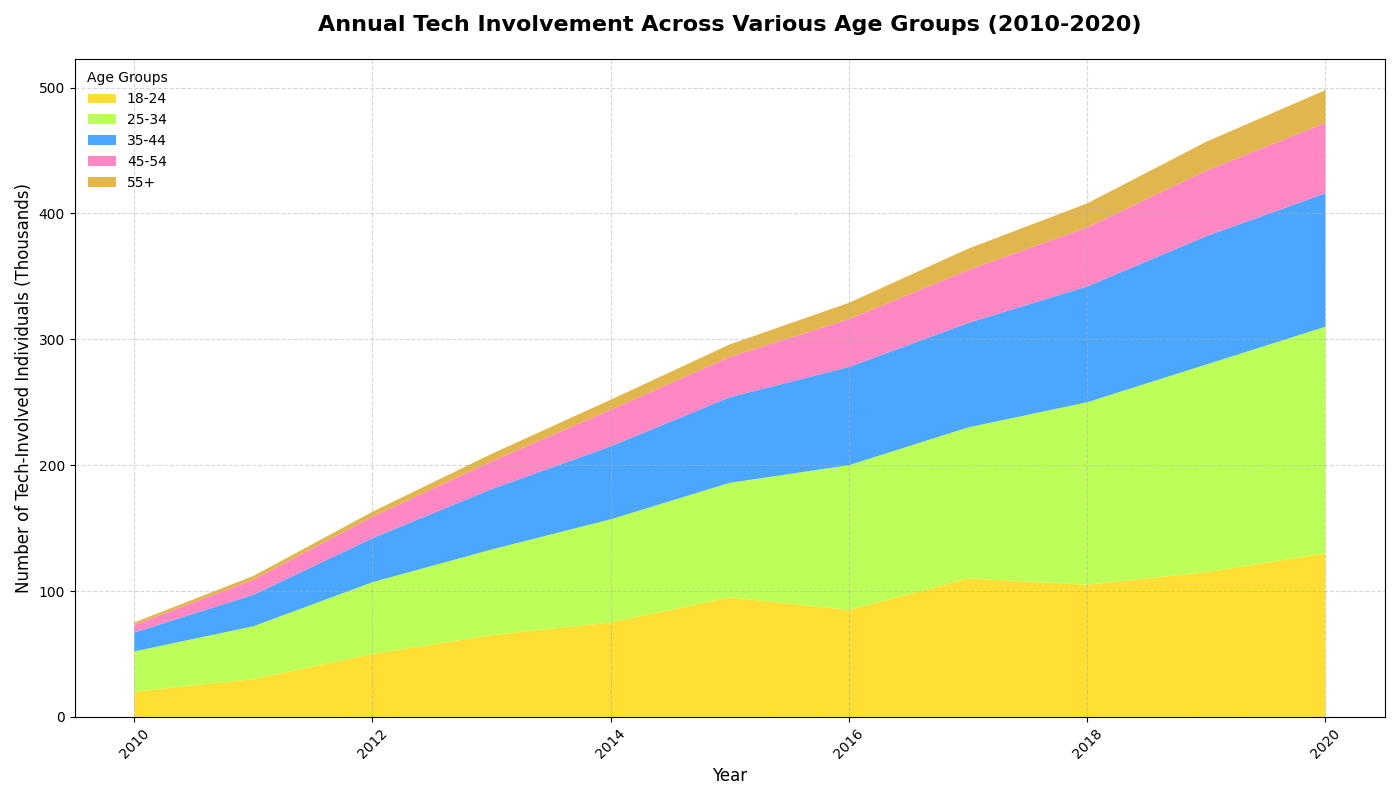

This chart was generated by the following Python code:
import matplotlib.pyplot as plt
import numpy as np

years = np.arange(2010, 2021)
# Data is swapped or altered while maintaining structure
age_18_24 = np.array([20, 30, 50, 65, 75, 95, 85, 110, 105, 115, 130])
age_25_34 = np.array([32, 42, 57, 68, 82, 91, 115, 120, 145, 165, 180])
age_35_44 = np.array([15, 25, 35, 48, 58, 68, 78, 83, 92, 102, 106])
age_45_54 = np.array([6, 12, 17, 22, 29, 32, 38, 42, 47, 52, 56])
age_55_plus = np.array([2, 3, 4, 6, 8, 10, 13, 17, 19, 23, 26])

fig, ax = plt.subplots(figsize=(14, 8))
# Stacked area chart using the altered data
ax.stackplot(years, age_18_24, age_25_34, age_35_44, age_45_54, age_55_plus,
             labels=['18-24', '25-34', '35-44', '45-54', '55+'],
             colors=['#FFD700', '#ADFF2F', '#1E90FF', '#FF69B4', '#DAA520'], alpha=0.8)

ax.set_title("Annual Tech Involvement Across Various Age Groups (2010-2020)", fontsize=16, fontweight='bold', pad=20)
ax.set_xlabel("Year", fontsize=12)
ax.set_ylabel("Number of Tech-Involved Individuals (Thousands)", fontsize=12)

ax.legend(loc='upper left', title='Age Groups', fontsize=10, frameon=False)
ax.grid(True, linestyle='--', alpha=0.5)
plt.xticks(rotation=45)
plt.tight_layout()
plt.show()
